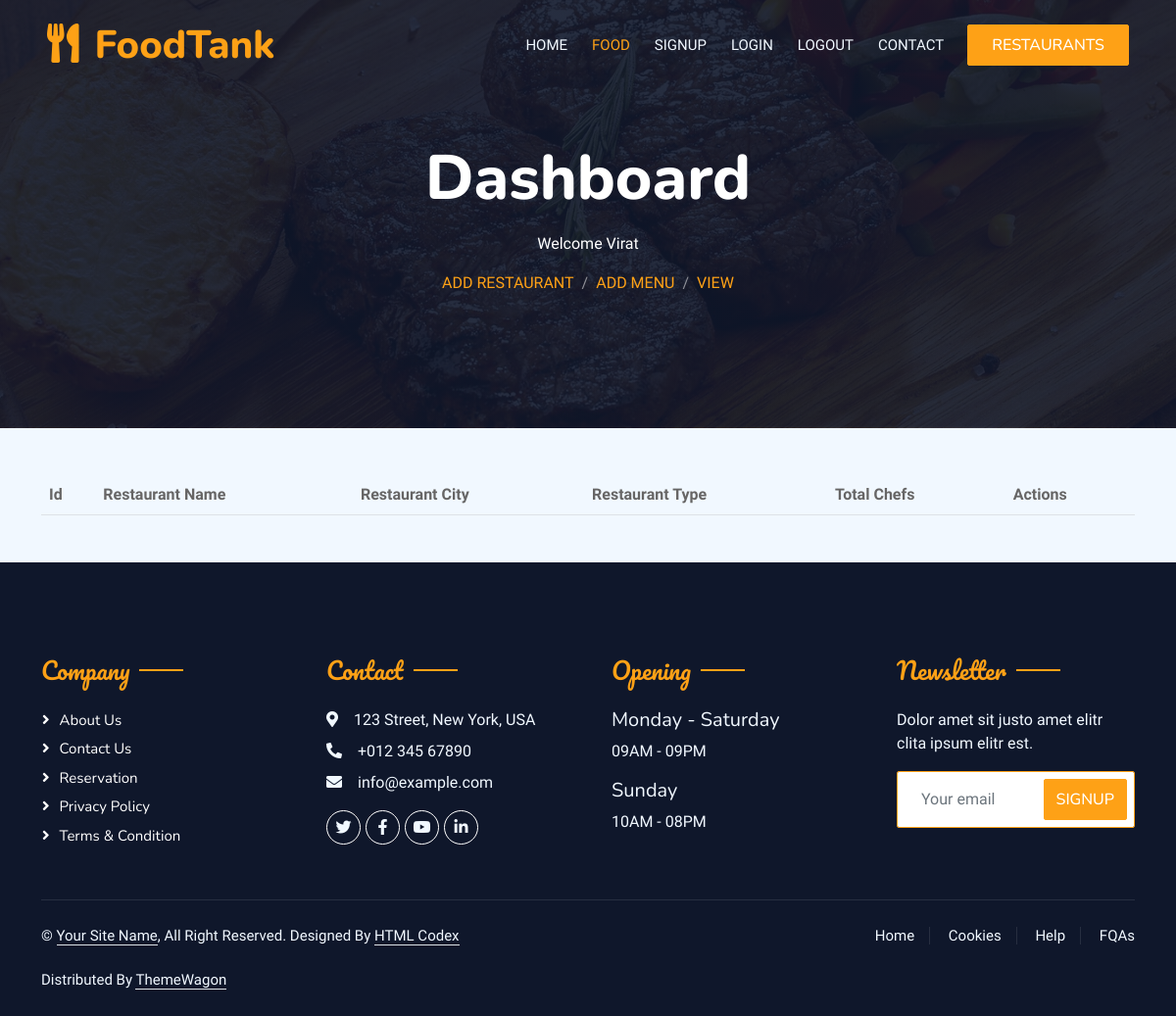
/foodprovider/dashboard/ (signed in), run on an earlier commit of the app's database.
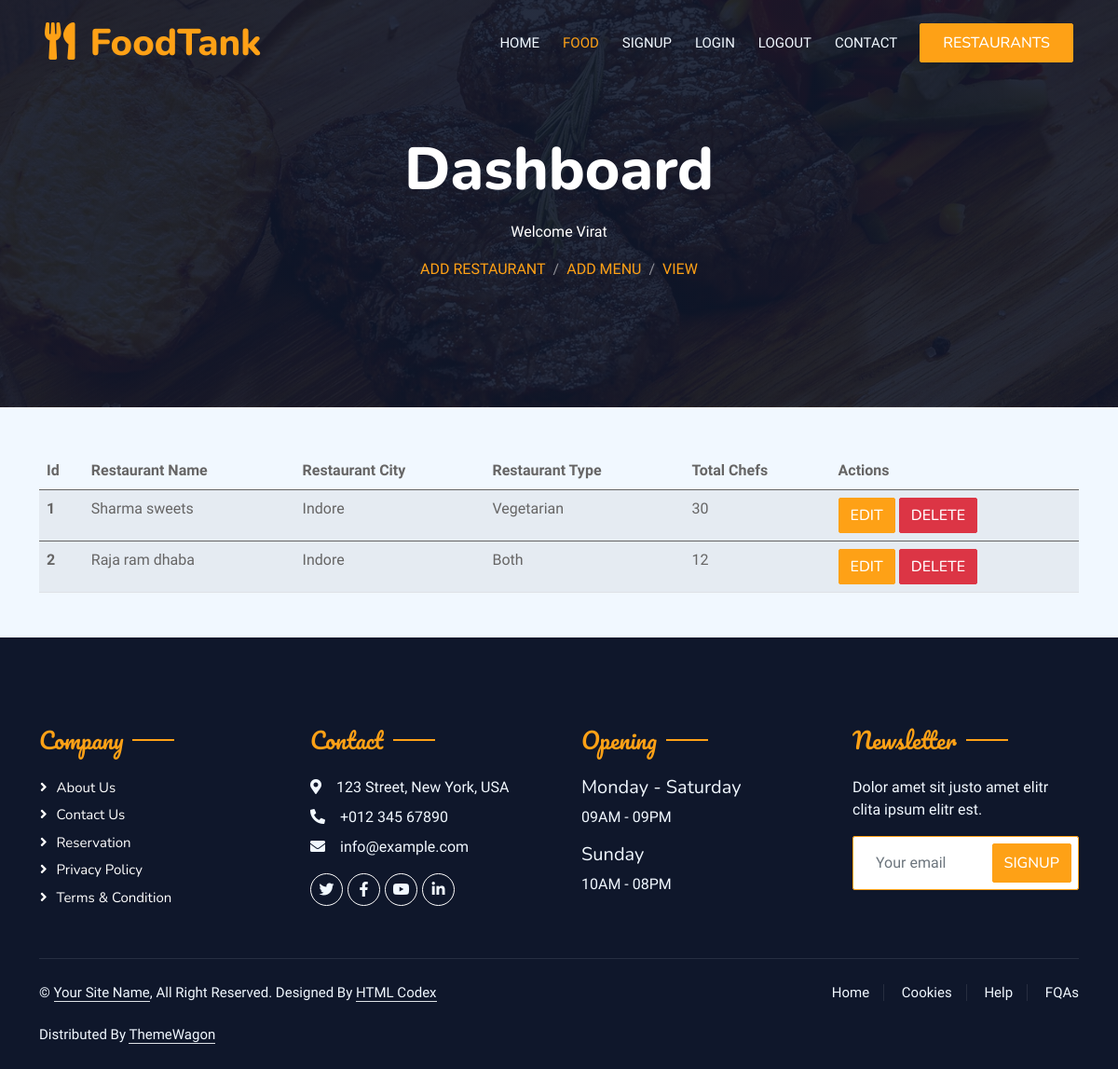
And on a later commit of the database.
### restaurant/models.py (models this page shows, shortened)
class Restaurant(models.Model):
    user = models.ForeignKey(User, on_delete=models.CASCADE,
                    limit_choices_to={'user_type': 'Foodprovider'})  # ForeignKey to User
    name = models.CharField(max_length=255)
    city = models.CharField(max_length=255)
    address = models.TextField()
    mobile = models.CharField(max_length=15)
    desc = models.TextField(blank=True, null=True)
    is_verified = models.BooleanField(default=False)
    veg_or_nonveg = models.CharField(max_length=255, choices=VEG_OR_NONVEG_CHOICES)
    no_of_chefs = models.PositiveIntegerField()
    start_date = models.DateField(blank=True, null=True)
    img1 = models.ImageField(upload_to='restaurant_images/', null=True, blank=True)
    img2 = models.ImageField(upload_to='restaurant_images/', null=True, blank=True)
    img3 = models.ImageField(upload_to='restaurant_images/', null=True, blank=True)
    img4 = models.ImageField(upload_to='restaurant_images/', null=True, blank=True)

### restaurant/views.py (the view)
# urls.py: path("dashboard/", views.dashboard, name="dashboard"),
def dashboard(request):
    if not request.user.is_authenticated:
        return redirect("/login/")
    restaurant_admin = User.objects.get(username=request.user)
    restaurant_data = Restaurant.objects.filter(user=restaurant_admin)
    context = {
        'my_restaurant' : restaurant_data
    }
    return render(request, 'foodprovider/restaurant_dashboard.html', context)

### templates/foodprovider/restaurant_dashboard.html (shortened to what this page needs)
{% extends '../base.html' %}
{% block content %}
<div class="container-xxl position-relative p-0">
    <nav class="navbar navbar-expand-lg navbar-dark bg-dark px-4 px-lg-5 py-3 py-lg-0">
        <a href="" class="navbar-brand p-0">
            <h1 class="text-primary m-0"><i class="fa fa-utensils me-3"></i>FoodTank</h1>
        </a>
        <div class="collapse navbar-collapse" id="navbarCollapse">
            <div class="navbar-nav ms-auto py-0 pe-4">
                <a href="/" class="nav-item nav-link">Home</a>
                <a href="/foods" class="nav-item nav-link active">Food</a>
                <a href="/signup" class="nav-item nav-link">Signup</a>
                <a href="/login" class="nav-item nav-link">Login</a>
                <a href="/logout" class="nav-item nav-link">Logout</a>
                <a href="/contact" class="nav-item nav-link">Contact</a>
            </div>
            <a href="/home" class="btn btn-primary py-2 px-4">Restaurants</a>
        </div>
    </nav>
    <div class="container-xxl py-5 bg-dark hero-header mb-5">
        <div class="container text-center my-5 pt-5 pb-4">
            <h1 class="display-3 text-white mb-3 animated slideInDown">Dashboard</h1>
            <p class="text-white mb-3 animated slideInDown">Welcome {{request.user}}</p>
            <nav aria-label="breadcrumb">
                <ol class="breadcrumb justify-content-center text-uppercase">
                    <li class="breadcrumb-item"><a href="/foodprovider/addRestaurant/">Add Restaurant</a></li>
                    <li class="breadcrumb-item"><a href="#">Add Menu</a></li>
                    <li class="breadcrumb-item"><a href="/foodprovider/restaurant/">View</a></li>
                </ol>
            </nav>
        </div>
    </div>
</div>
<div class="container">
    <table class="table table-striped">
        <thead>
          <tr>
            <th scope="col">Id</th>
            <th scope="col">Restaurant Name</th>
            <th scope="col">Restaurant City</th>
            <th scope="col">Restaurant Type</th>
            <th scope="col">Total Chefs</th>
            <th scope="col">Actions</th>
          </tr>
        </thead>
        {% for restaurant in my_restaurant %}
        <tbody>
            <tr>
              <th scope="row">{{forloop.counter}}</th>
              <td>{{restaurant.name}}</td>
              <td>{{restaurant.city}}</td>
              <td>{{restaurant.veg_or_nonveg}}</td>
              <td>{{restaurant.no_of_chefs}}</td>
              <td>
                <a href="#" class="btn btn-primary">Edit</a>
                <a href="#" class="btn btn-danger">Delete</a>
              </td>
            </tr>
          </tbody>
        {% endfor %}
    </table>
</div>
{% endblock content %}

What changed in the data, as far as the page shows it:
added Restaurant: name "Sharma sweets", city "Indore", veg_or_nonveg "Vegetarian", no_of_chefs "30"
added Restaurant: name "Raja ram dhaba", city "Indore", veg_or_nonveg "Both", no_of_chefs "12"
